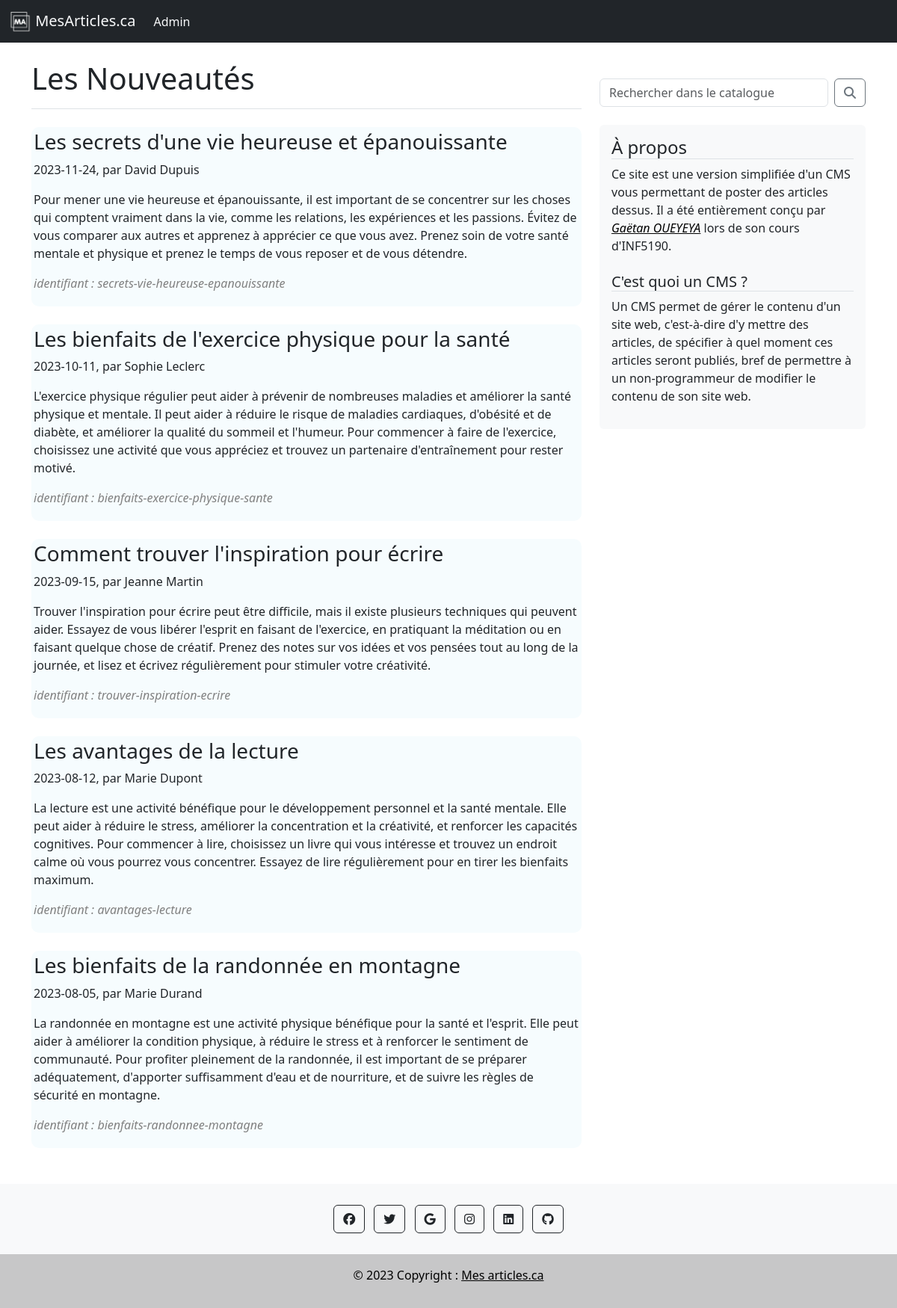
The page / on the database its author committed.
### tables this page shows
CREATE TABLE article (
  id integer primary key,
  titre varchar(100),
  identifiant varchar(50),
  auteur varchar(100),
  date_publication text,
  paragraphe varchar(500)
);

### index.py (the view)
@app.route("/", methods=["GET"])
def display_index_page():
    articles = get_db().get_last_insert()
    results = ({"titre": i[0], "identifiant": i[1], "auteur": i[2], "date_publi": i[3],
                "paragraphe": i[4]} for i in articles)
    return render_template("index.html", articles=results)

### database.py (called while the page is built)
    def get_connection(self):
        if self.connection is None:
            self.connection = sqlite3.connect("database/database.db")
        return self.connection

    def get_last_insert(self):
        cursor = self.get_connection().cursor()
        articles = cursor.execute("select titre, identifiant, auteur, date_publication, paragraphe from article "
                                  "where date_publication <= date() order by date_publication "
                                  "desc limit 5 ").fetchall()
        return [(i[0], i[1], i[2], i[3], i[4]) for i in articles]

### index.py (called while the page is built)
def get_db():
    db = getattr(g, "_database", None)
    if db is None:
        g.database = Database()
    return g.database

### templates/index.html (shortened to what this page needs)
{% extends "layout.html" %}
{% block content %}
  <br>
  <main class="container">
    <div class="row">
      <div class="col-md-8 blog-main">
        <h1 class="pb-3 mb-4 font-italic border-bottom">Les Nouveautés</h1>
        {% for article in articles %}
          <div class="blog-post back-ciel">
            <h3 class="blog-post-title">{{ article['titre'] }}</h3>
            <p class="blog-post-meta subti">{{ article['date_publi'] }}, par {{ article['auteur'] }}</p>
            <p class="text-justify">{{ article['paragraphe'] }}</p>
            <p class ="font-special-id" >identifiant : {{ article['identifiant'] }}</p>
          </div>
        <br>
        {% endfor %}
        </div>
        <aside class="col-md-4 blog-sidebar">
          <br>
          <form class="d-flex" action="{{ url_for('search_article') }}" method="get">
            <input class="form-control me-2" name="search" type="search" placeholder="Rechercher dans le catalogue" aria-label="Search">
            <button class="btn btn-outline-secondary" type="submit" ><i class="fa-solid fa-magnifying-glass"></i></button>
          </form>
          <br>
          <div class="p-3 mb-3 bg-light rounded">
            <h4 class="font-italic border-bottom">À propos</h4>
            <p class="mb-0">Ce site est une version simplifiée d'un CMS vous permettant de poster des articles dessus.
              Il a été entièrement conçu par <a class ="text-black" href="https://github.com/goueyeya"><em>Gaëtan OUEYEYA</em></a> lors de son cours d'INF5190.</p>
            <br>
            <h5 class="font-italic border-bottom">C'est quoi un CMS ?</h5>
            <p> Un CMS permet de gérer le contenu d'un site web, c'est-à-dire d'y mettre des articles, de spécifier
              à quel moment ces articles seront publiés, bref de permettre à un non-programmeur de modifier le contenu
              de son site web.</p>
          </div>
          <br>
        </aside>
    </div>
    <br>
  </main>
{% endblock %}

### static/css/style.css (style rules this page uses)
html, body { height : 100%; }
.font-special-id { color:grey; font-style:italic; font-weight: 300; }
.back-ciel { background-color: #F6FCFE; border-radius: 10px; padding: 3px ; }

### rows shown on the page
article: titre "Les secrets d'une vie heureuse et épanouissante", date_publi "2023-11-24", auteur "David Dupuis", paragraphe "Pour mener une vie heureuse et épanouissante, il est important de se concentrer sur les choses qui comptent vraiment dans la vie, comme les relations, les expériences et les passions. Évitez de vous comparer aux autres et apprenez à apprécier ce que vous avez. Prenez soin de votre santé mentale et physique et prenez le temps de vous reposer et de vous détendre.", identifiant "secrets-vie-heureuse-epanouissante"
article: titre "Les bienfaits de l'exercice physique pour la santé", date_publi "2023-10-11", auteur "Sophie Leclerc", paragraphe "L'exercice physique régulier peut aider à prévenir de nombreuses maladies et améliorer la santé physique et mentale. Il peut aider à réduire le risque de maladies cardiaques, d'obésité et de diabète, et améliorer la qualité du sommeil et l'humeur. Pour commencer à faire de l'exercice, choisissez une activité que vous appréciez et trouvez un partenaire d'entraînement pour rester motivé.", identifiant "bienfaits-exercice-physique-sante"
article: titre "Comment trouver l'inspiration pour écrire", date_publi "2023-09-15", auteur "Jeanne Martin", paragraphe "Trouver l'inspiration pour écrire peut être difficile, mais il existe plusieurs techniques qui peuvent aider. Essayez de vous libérer l'esprit en faisant de l'exercice, en pratiquant la méditation ou en faisant quelque chose de créatif. Prenez des notes sur vos idées et vos pensées tout au long de la journée, et lisez et écrivez régulièrement pour stimuler votre créativité.", identifiant "trouver-inspiration-ecrire"
article: titre "Les avantages de la lecture", date_publi "2023-08-12", auteur "Marie Dupont", paragraphe "La lecture est une activité bénéfique pour le développement personnel et la santé mentale. Elle peut aider à réduire le stress, améliorer la concentration et la créativité, et renforcer les capacités cognitives. Pour commencer à lire, choisissez un livre qui vous intéresse et trouvez un endroit calme où vous pourrez vous concentrer. Essayez de lire régulièrement pour en tirer les bienfaits maximum.", identifiant "avantages-lecture"
article: titre "Les bienfaits de la randonnée en montagne", date_publi "2023-08-05", auteur "Marie Durand", paragraphe "La randonnée en montagne est une activité physique bénéfique pour la santé et l'esprit. Elle peut aider à améliorer la condition physique, à réduire le stress et à renforcer le sentiment de communauté. Pour profiter pleinement de la randonnée, il est important de se préparer adéquatement, d'apporter suffisamment d'eau et de nourriture, et de suivre les règles de sécurité en montagne.", identifiant "bienfaits-randonnee-montagne"
